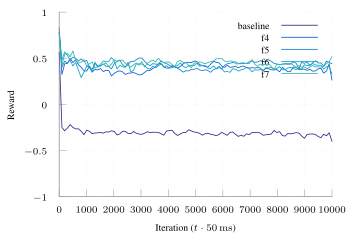

Write gnuplot code to recreate this figure.
set terminal tikz standalone color size 9cm,6cm font '\scriptsize' preamble '\usepackage{microtype} \usepackage{times} \usepackage[T1]{fontenc} \usepackage{siunitx}\sisetup{detect-all}'
set output "ftprep-tcp-cap-reward-2.tex"

load "parula.pal"

set style line 102 lc rgb '#a0a0a0' lt 1 lw 1
set border ls 102
set colorbox border 102
set key textcolor rgb "black"
set tics textcolor rgb "black"
set label textcolor rgb "black"

set border 3
set grid x y
set xtics nomirror
set ytics nomirror

#set key autotitle columnhead
set datafile separator ","

set xlabel "Iteration ($t \\cdot{} \\SI{50}{\\milli\\second}$)"
set ylabel "Reward"

set yrange [-1.0:1.0]

plot '../results/baseline-2-avg-ng.csv' u 1:2 w lines smooth sbezier title "baseline", \
     '../results/ft-tcp-cap-f4-avg.csv' u 1:2 w lines smooth sbezier title "f4", \
     '../results/ft-tcp-cap-f5-avg.csv' u 1:2 w lines smooth sbezier title "f5", \
     '../results/ft-tcp-cap-f6-avg.csv' u 1:2 w lines smooth sbezier title "f6", \
     '../results/ft-tcp-cap-f7-avg.csv' u 1:2 w lines smooth sbezier title "f7",
